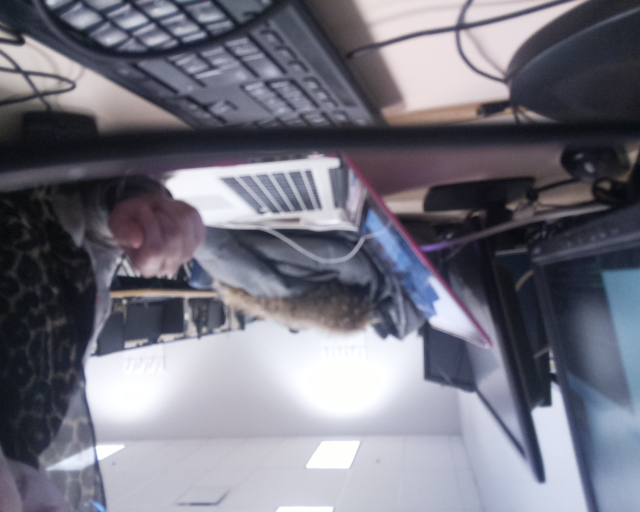
#> input picture pi/Desktop/platoon/example.jpg, 1280 x 1024 px, given in place of the camera (shown at 1/2 size)
$ python track_2.py
#> lines starting #> are read from the running program, lines starting #| are printed output that depends on the picture
import numpy as np
import argparse
import cv2
import time
import serial
import math
from enum import Enum
# initialize the current frame of the video, along with the list of
# ROI points along with whether or not this is input mode
frame = None
roiPts = [(189,101), (192, 298), (411, 302), (408, 105)]
inputMode = False
isInit = False
width = 640
height = 480
currentState = 2
serial = serial.Serial('/dev/serial/by-id/usb-FTDI_FT232R_USB_UART_A100Q21Z-if00-port0')
counterW = 5


class turningState():
	TS0 = 0
	TS1 = 1
	TS2 = 2
	TS3 = 3
	TS4 = 4

turningState = turningState()

def init(frame):
	global roiHist, roiBox, roiPts, isInit
	orig = frame.copy()

	# determine the top-left and bottom-right points
	roiPts = np.array(roiPts)
	s = roiPts.sum(axis = 1)
	tl = roiPts[np.argmin(s)]
	br = roiPts[np.argmax(s)]

	# grab the ROI for the bounding box and convert it
	# to the HSV color space
	roi = orig[tl[1]:br[1], tl[0]:br[0]]
	roi = cv2.cvtColor(roi, cv2.COLOR_BGR2HSV)
	#roi = cv2.cvtColor(roi, cv2.COLOR_BGR2LAB)

	# compute a HSV histogram for the ROI and store the
	# bounding box
	roiHist = cv2.calcHist([roi], [0], None, [16], [0, 180])
	roiHist = cv2.normalize(roiHist, roiHist, 0, 255, cv2.NORM_MINMAX)
	roiBox = (tl[0], tl[1], br[0], br[1])
	isInit = True


def main():
	# construct the argument parse and parse the arguments
	ap = argparse.ArgumentParser()
	ap.add_argument("-v", "--video",
		help = "path to the (optional) video file")
	args = vars(ap.parse_args())

	# grab the reference to the current frame, list of ROI
	# points and whether or not it is ROI selection mode
	global frame, roiPts, inputMode, roiBox, isInit

	camera = cv2.VideoCapture(0)

	# setup the mouse callback
	#cv2.namedWindow("frame")

	# initialize the termination criteria for cam shift, indicating
	# a maximum of ten iterations or movement by a least one pixel
	# along with the bounding box of the ROI
	termination = (cv2.TERM_CRITERIA_EPS | cv2.TERM_CRITERIA_COUNT, 10, 1)
	#counter = 0

	while True:
		if isInit:
			# grab the current frame
			(grabbed, readFrame) = camera.read()
			frame = cv2.flip(readFrame, -1)
			# check to see if we have reached the end of the
			# video
			if not grabbed:
				break

			# if the see if the ROI has been computed
			if roiBox is not None:
				# convert the current frame to the HSV color space
				# and perform mean shift
				hsv = cv2.cvtColor(frame, cv2.COLOR_BGR2HSV)
				backProj = cv2.calcBackProject([hsv], [0], roiHist, [0, 180], 1)

				# apply cam shift to the back projection, convert the
				# points to a bounding box, and then draw them
				(r, roiBox) = cv2.CamShift(backProj, roiBox, termination)
				pts = np.int0(cv2.boxPoints(r))
				moveRobot(pts)

				cv2.polylines(frame, [pts], True, (0, 255, 0), 2)

			# show the frame and record if the user presses a key
			#cv2.imshow("frame",frame)
			key = cv2.waitKey(1) & 0xFF

			if key == ord("q"):
				serial.write('x'.encode())
				break
		else:
			(grabbed, readFrame) = camera.read()
#> readFrame is the input picture: shape (1024, 1280, 3); mean B, G, R 127.8, 116, 116.2
			frameInit = cv2.flip(readFrame, -1)
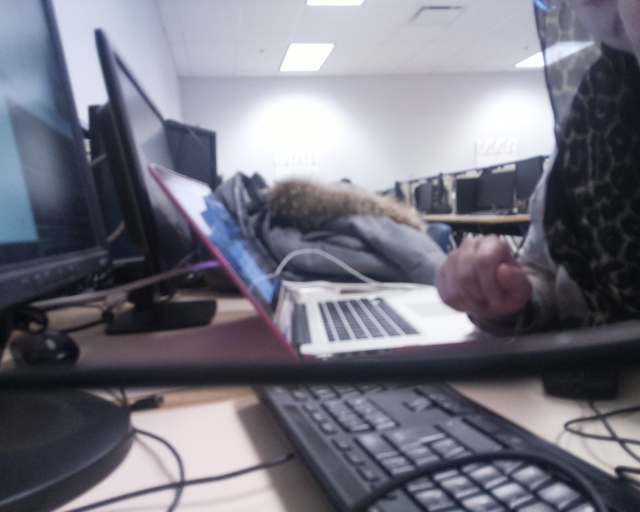
#> frameInit: shape (1024, 1280, 3) (shown at 1/2 size); mean B, G, R 127.8, 116, 116.2
			init(frameInit)
#> in init, `roi = orig[tl[1]:br[1], tl[0]:br[0]]`:
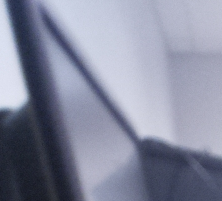
#> roi: shape (201, 222, 3); mean B, G, R 158.1, 138.2, 134.2
#> in init, `roi = cv2.cvtColor(roi, cv2.COLOR_BGR2HSV)`: roi: shape (201, 222, 3); mean H, S, V 115.1, 47.5, 158.1
#> in init, `roiHist = cv2.calcHist([roi], [0], None, [16], [0, 180])`: roiHist = [0, 0, 0, 0, 0, 0, 0, 0, 0, 7234, 37362, 26, 0, 0, 0, 0]
#> in init, `roiHist = cv2.normalize(roiHist, roiHist, 0, 255, cv2.NORM_MINMAX)`: roiHist = [0, 0, 0, 0, 0, 0, 0, 0, 0, 49.37, 255, 0.177, 0, 0, 0, 0]

	camera.release()
	cv2.destroyAllWindows()

def getMinMax(pts):
	ptMax = pts[0]
	ptMin = pts[0]
	for pt in pts:
		if pt[0] < ptMin[0] and pt[1] < ptMin[0] :
			ptMin = pt
		if pt[0] > ptMax[0] and pt[1] > ptMax[1]:
			ptMax = pt
	return ptMin, ptMax

def moveRobot(pts):
	global width, height, turningState, currentState, counterW
	ptMin, ptMax = getMinMax(pts)
	# [4 lines of commented-out code are left out]
	incX = int((ptMax[0] - ptMin[0])/2)
	incY = int((ptMax[1] - ptMin[1])/2)
	ptMilieu = [ptMin[0] + incX, ptMin[1] + incY]

	if currentState == turningState.TS0:
		if ptMilieu[0] > 128:
			currentState = turningState.TS1
		serial.write("Q".encode())
	elif currentState == turningState.TS1:
		if ptMilieu[0] < 128:
			currentState = turningState.TS0
		elif ptMilieu[0] > 256:
			currentState = turningState.TS2
		serial.write("Q".encode())
	elif currentState == turningState.TS2:
		if ptMilieu[0] < 256:
			currentState = turningState.TS1
		elif ptMilieu[0] > 384:
			currentState = turningState.TS3
		if (int(math.sqrt(((ptMax[0] - ptMin[0]) ** 2) + ((ptMax[1] - ptMin[1]) ** 2))) < 250 and int(math.sqrt(((ptMax[0] - ptMin[0]) ** 2) + ((ptMax[1] - ptMin[1]) ** 2))) > 50):
			if counterW >= 5:
				serial.write("W".encode())
				counterW = 0
			else:
				 counterW = counterW + 1
		else:
			serial.write("x".encode())
	elif currentState == turningState.TS3:
		if ptMilieu[0] < 384:
			currentState = turningState.TS2
		elif ptMilieu[0] > 512:
			currentState = turningState.TS4
		serial.write("E".encode())
	elif currentState == turningState.TS4:
		if ptMilieu[0] < 512:
			currentState = turningState.TS3
		serial.write("E".encode())
	# [10 lines of commented-out code are left out]

if __name__ == "__main__":
	main()
